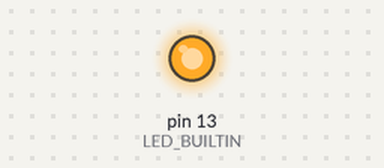
Bench run of a sketch on a simulated Arduino Uno, built with avr-gcc and run on an emulated ATmega328P. Parts: output pins drawn as LEDs (lit = HIGH).

Above: at 1.0 s.
At 7.2 s:
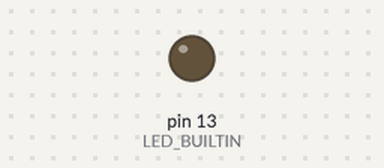
Timing chart, 0 to 11.1 s (numbered marks = the images above):
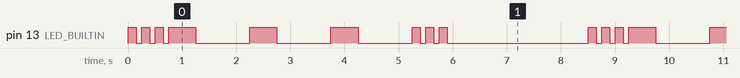

The sketch:

SOS.ino
```cpp
void setup() {
  pinMode(LED_BUILTIN, OUTPUT);
}

 void loop()
 {


  //signal S
      digitalWrite(LED_BUILTIN, HIGH);
      delay(150);
      digitalWrite(LED_BUILTIN, LOW);
      delay(100);
      digitalWrite(LED_BUILTIN, HIGH);
      delay(150);
      digitalWrite(LED_BUILTIN, LOW);
      delay(100);
      digitalWrite(LED_BUILTIN, HIGH);
      delay(150);
      digitalWrite(LED_BUILTIN, LOW);
      delay(100);

  //signal O
      digitalWrite(LED_BUILTIN, HIGH);
      delay(500);
      digitalWrite(LED_BUILTIN, LOW);
      delay(1000);
      digitalWrite(LED_BUILTIN, HIGH);
      delay(500);
      digitalWrite(LED_BUILTIN, LOW);
      delay(1000);
      digitalWrite(LED_BUILTIN, HIGH);
      delay(500);
      digitalWrite(LED_BUILTIN, LOW);
      delay(1000);

  //signal S
      digitalWrite(LED_BUILTIN, HIGH);
      delay(150);
      digitalWrite(LED_BUILTIN, LOW);
      delay(100);
      digitalWrite(LED_BUILTIN, HIGH);
      delay(150);
      digitalWrite(LED_BUILTIN, LOW);
      delay(100);
      digitalWrite(LED_BUILTIN, HIGH);
      delay(150);
      digitalWrite(LED_BUILTIN, LOW);
      delay(100);

      delay(2500);

}
```

Measured:
- by itself, pin 13 (LED_BUILTIN): repeats every 8.5 s: 2 × (LOW 0.10 s, HIGH 0.15 s), LOW 0.10 s, 3 × (HIGH 0.50 s, LOW 1.0 s), 2 × (HIGH 0.15 s, LOW 0.10 s), HIGH 0.15 s, LOW 2.6 s, HIGH 0.15 s
- by itself, everything shown: repeats every 8.5 s, in 18 steps
